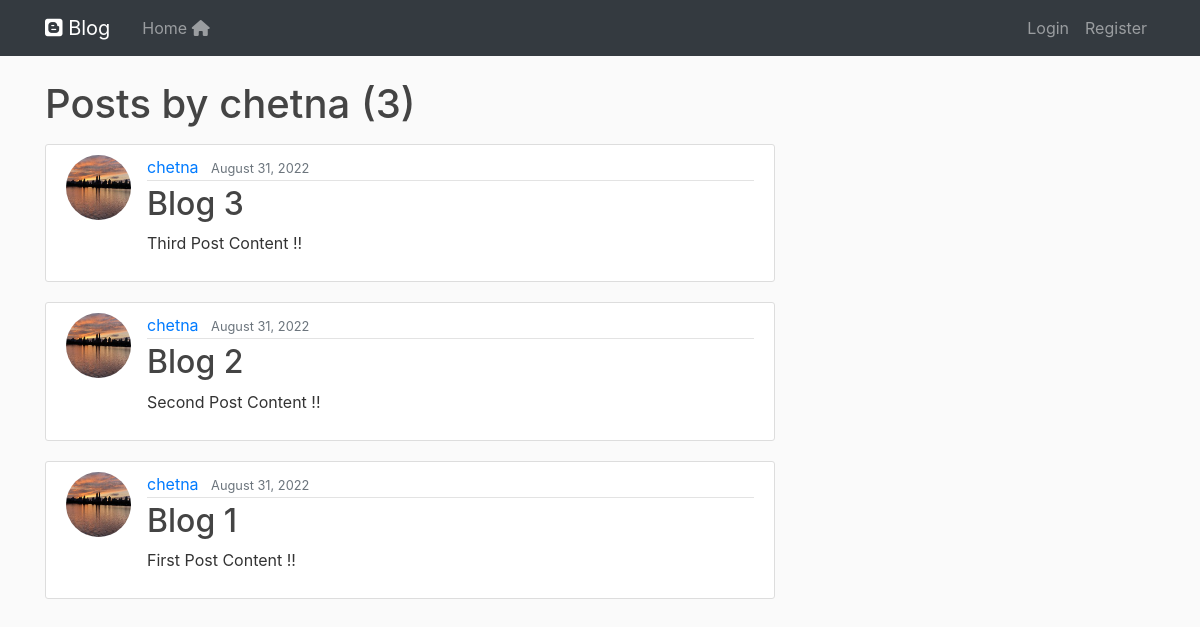
Page /user/chetna on the earlier database version.
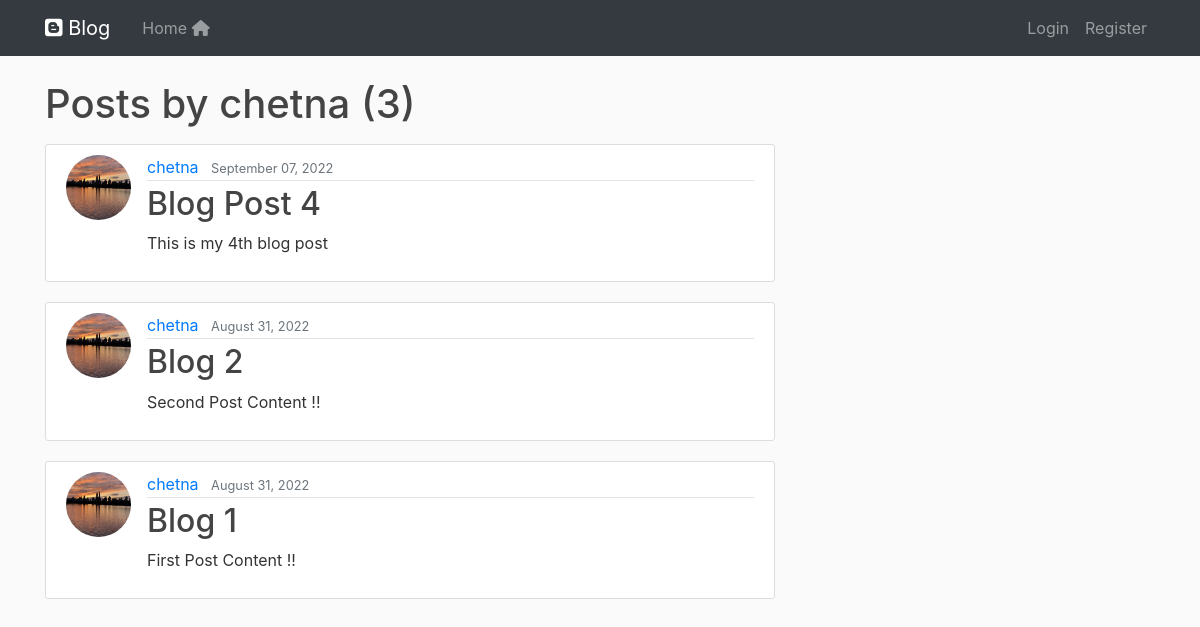
Same page on the later database version.
### blog/models.py (models this page shows, shortened)
class Post(models.Model):
    title = models.CharField(max_length=100)
    content = models.TextField()
    date_posted = models.DateTimeField(default=timezone.now)
    author = models.ForeignKey(User, on_delete= models.CASCADE)

### users/models.py (models this page shows, shortened)
class Profile(models.Model):
    user = models.OneToOneField(User, on_delete= models.CASCADE)
    image = models.ImageField(default = 'default.jpg', upload_to='profile_pics')

### blog/views.py (the view)
# urls.py: path('user/<str:username>', UserPostListView.as_view(), name='user-posts'),
class UserPostListView(ListView):
    model = Post
    template_name = 'blog/user_posts.html'  # <app>/<model>_<viewtype>.html
    context_object_name = 'posts'
    paginate_by = 5
    def get_queryset(self):
        user = get_object_or_404(User, username=self.kwargs.get('username'))
        return Post.objects.filter(author=user).order_by('-date_posted')

### blog/templates/blog/user_posts.html (shortened to what this page needs)
{% extends "blog/base.html" %}
{% block content %}
    <h1 class="mb-3">Posts by {{ view.kwargs.username }} ({{ page_obj.paginator.count }})</h1>
    {% for post in posts %}
        <article class="media content-section">
          <img class="rounded-circle article-img" src="{{ post.author.profile.image.url }}">
          <div class="media-body">
            <div class="article-metadata">
              <a class="mr-2" href="{% url 'user-posts' post.author.username %}">{{ post.author }}</a>
              <small class="text-muted">{{ post.date_posted|date:"F d, Y" }}</small>
            </div>
            <h2><a class="article-title" href="{% url 'post-detail' post.id %}">{{ post.title }}</a></h2>
            <p class="article-content">{{ post.content }}</p>
          </div>
        </article>
    {% endfor %}
{% endblock content %}

### blog/templates/blog/base.html (shortened to what this page needs)
{% load static %}
<!DOCTYPE html>
<html>
<head>
    <link rel="stylesheet" href="https://cdn.jsdelivr.net/npm/bootstrap@4.0.0/dist/css/bootstrap.min.css">
    <link rel="stylesheet" type="text/css" href="{% static 'blog/main.css' %}">
</head>
<body">
    <header>
        <nav class="navbar navbar-expand-lg fixed-top navbar-dark bg-dark">
          <div class="container">
            <a class="navbar-brand mr-4" href="{% url 'blog-home' %}">
              <i class="fa-brands fa-blogger fa-1x"></i> Blog
            </a>
            <div class="collapse navbar-collapse" id="navbarSupportedContent">
              <div class="navbar-nav mr-auto">
                <a class="nav-item nav-link" href="{% url 'blog-home' %}">
                  Home <i class="fa-solid fa-house"></i>
                </a>
              </div>
              <div class="navbar-nav">
                {% if user.is_authenticated  %}
                  <a class="nav-item nav-link btn btn-dark btn-outline-secondry" href="{% url 'post-create' %}" role="button">Create Post</a>
                  <a class="nav-item nav-link" href="{% url 'profile' %}">Profile</a>
                  <a class="nav-item nav-link" href="{% url 'logout' %}">Logout</a>
                {% else %}
                  <a class="nav-item nav-link" href="{% url 'login' %}">Login</a>
                  <a class="nav-item nav-link" href="{% url 'register' %}">Register</a>
                {% endif %}
              </div>
            </div>
          </div>
        </nav>
      </header>
      <main role="main" class="container">
        <div class="row">
            <div class="col-md-8">
              {% block content %}{% endblock %}
            </div>
        </div>
        </main>
</body>
</html>

### blog/static/blog/main.css (style rules this page uses)
h1, h2, h3, h4, h5, h6 { color: #444444; }
.content-section { background: #ffffff; padding: 10px 20px; border: 1px solid #dddddd; border-radius: 3px; margin-bottom: 20px; }
.article-title { color: #444444; }
.article-content { white-space: pre-line; }
.article-img { height: 65px; width: 65px; margin-right: 16px; }
.article-metadata { padding-bottom: 1px; margin-bottom: 4px; border-bottom: 1px solid #e3e3e3 }

Differences in the rows shown:
removed Post: author.profile.image (picture), author "chetna", date_posted "August 31, 2022", title "Blog 3", content "Third Post Content !!"
added Post: author.profile.image (picture), author "chetna", date_posted "September 07, 2022", title "Blog Post 4", content "This is my 4th blog post"
